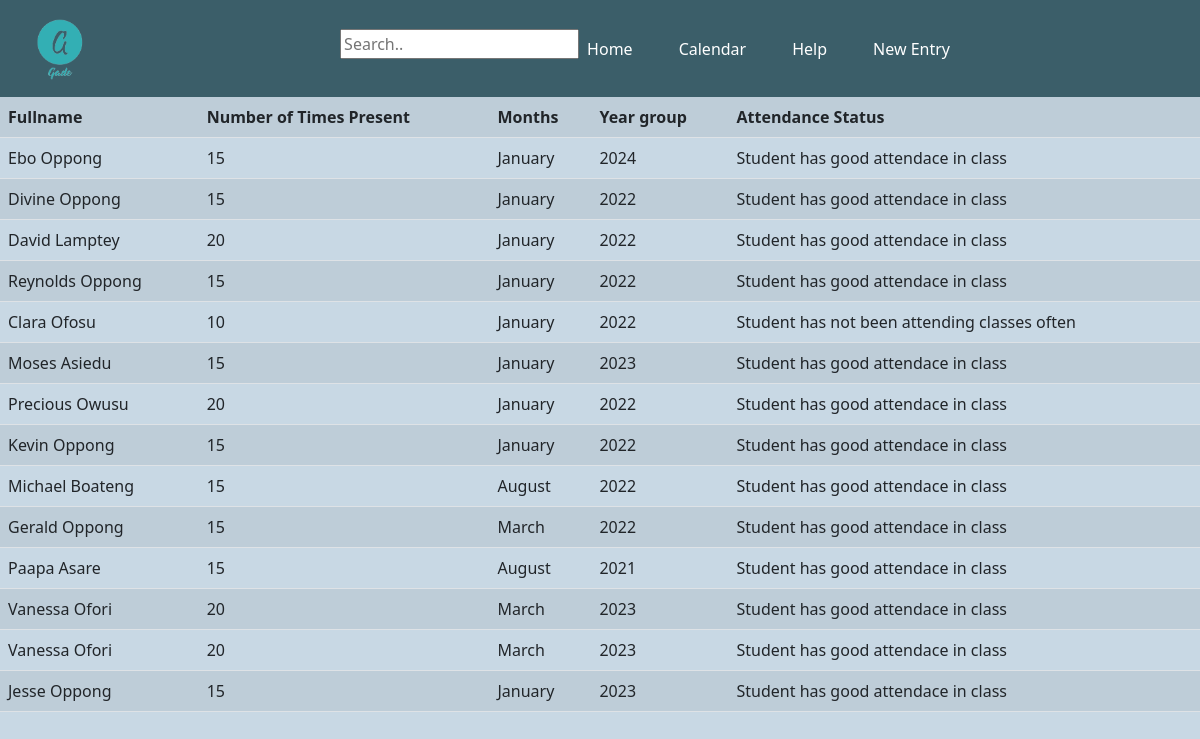
Page /php/attendance.php on the committed database.
### tables this page shows
CREATE TABLE `students` (
  `class` varchar(30) DEFAULT NULL,
  `club` varchar(60) DEFAULT NULL,
  `CourseID` int(11) DEFAULT NULL,
  `yeargroup` int(11) DEFAULT NULL,
  `HouseNo` int(11) DEFAULT NULL,
  `SID` int(11) DEFAULT NULL
);

CREATE TABLE `attendance` (
  `SID` int(11) DEFAULT NULL,
  `PresentNo` int(11) DEFAULT NULL,
  `Months` varchar(15) DEFAULT NULL
);

### php/attendance.php (the view, shortened to what this page needs)
<?php
require __DIR__ ."/database_connection_test.php";
$searchresult = [];
      function listing($conn){
          $attendance = mysqli_query($conn, "SELECT s.SID, s.class, concat(p.firstname,' ',p.lastname) as 'Full Name', A.PresentNo, A.Months,s.yeargroup,
          if(A.presentNo<15,'Student has not been attending classes often','Student has good attendace in class') AS 'Attendance Status'
          from Students as s Inner Join Attendance as A
          on s.SID=A.SID
          Inner Join Person as P
          on P.Person_id=s.SID");
          $data=mysqli_fetch_all($attendance,MYSQLI_ASSOC);
          return $data;
      }
      $data = listing($conn);
?>
<!DOCTYPE html>
<html lang="en">
<head>
    <link href="https://cdn.jsdelivr.net/npm/bootstrap@5.1.1/dist/css/bootstrap.min.css" rel="stylesheet">
    <link rel="stylesheet" type="text/css" href="../css/styles.css">
</head>
<body>
    <nav class="navbar navbar-expand-lg navbar-dark navbarcolor">
        <div class="container-fluid">
          <a class="navbar-brand " href="home.php"><img src="../images/logo.png" width="95.3" height="71.3"></a>
          <div class="collapse navbar-collapse " id="navbarText">
            <ul class="navbar-nav ms-auto mb-2 mb-lg-0 bars" >
            <form action="" method="get">
                    <li>
                        <input type="text" name= "searchbar"  placeholder="Search..">
                    </li>
                </form>
              <li class="nav-item">
                <a class="nav-link active barsbars" aria-current="page" href="home.php">Home</a>
              </li>
              <li class="nav-item ">
                <a class="nav-link active barsbars" href="#">Calendar</a>
              </li>
              <li class="nav-item ">
                <a class="nav-link active barsbars" href="#">Help</a>
              </li>
              <li class="nav-item ">
                <a class="nav-link active barsbars" href="../forms/student_form.php">New Entry</a>
              </li>
            </ul>
        </div>
        </div>
      </nav>
      <table class="table table-striped">
        <tr>
            <th>Fullname</th>
            <th>Number of Times Present</th>
            <th>Months</th>
            <th>Year group</th>
            <th>Attendance Status</th>
        </tr>
        <?php foreach($data as $q) { ?>
            <tr>
                <?php if (in_array($q['Full Name'],$searchresult)) { ?>
                    <td class="highlight"><?php echo $q['Full Name'] ?></td>
                <?php } else { ?>
                    <td><?php echo $q['Full Name'] ?></td>
                <?php } ?>
                <td><?php echo $q['PresentNo'] ?></td>
                <td><?php echo $q['Months'] ?></td>
                <td><?php echo $q['yeargroup'] ?></td>
                <td><?php echo $q['Attendance Status'] ?></td>
            </tr>
        <?php } ?>
    </table>
</html>

### css/navbar.css (style rules this page uses)
.bars { margin-right: 200px; }
.barsbars { margin-right: 30px; }

### css/body.css (style rules this page uses)
body { background-color:#c8d8e4; position:relative; }
.navbarcolor { background-color: #3B5E69; }

### rows in the picture
students: Full "Ebo Oppong", attendance.PresentNo "15", attendance.Months "January", yeargroup "2024", Attendance "Student has good attendace in class"
students: Full "Divine Oppong", attendance.PresentNo "15", attendance.Months "January", yeargroup "2022", Attendance "Student has good attendace in class"
students: Full "David Lamptey", attendance.PresentNo "20", attendance.Months "January", yeargroup "2022", Attendance "Student has good attendace in class"
students: Full "Reynolds Oppong", attendance.PresentNo "15", attendance.Months "January", yeargroup "2022", Attendance "Student has good attendace in class"
students: Full "Clara Ofosu", attendance.PresentNo "10", attendance.Months "January", yeargroup "2022", Attendance "Student has not been attending classes often"
students: Full "Moses Asiedu", attendance.PresentNo "15", attendance.Months "January", yeargroup "2023", Attendance "Student has good attendace in class"
students: Full "Precious Owusu", attendance.PresentNo "20", attendance.Months "January", yeargroup "2022", Attendance "Student has good attendace in class"
students: Full "Kevin Oppong", attendance.PresentNo "15", attendance.Months "January", yeargroup "2022", Attendance "Student has good attendace in class"
students: Full "Michael Boateng", attendance.PresentNo "15", attendance.Months "August", yeargroup "2022", Attendance "Student has good attendace in class"
students: Full "Gerald Oppong", attendance.PresentNo "15", attendance.Months "March", yeargroup "2022", Attendance "Student has good attendace in class"
students: Full "Paapa Asare", attendance.PresentNo "15", attendance.Months "August", yeargroup "2021", Attendance "Student has good attendace in class"
students: Full "Vanessa Ofori", attendance.PresentNo "20", attendance.Months "March", yeargroup "2023", Attendance "Student has good attendace in class"
students: Full "Vanessa Ofori", attendance.PresentNo "20", attendance.Months "March", yeargroup "2023", Attendance "Student has good attendace in class"
students: Full "Jesse Oppong", attendance.PresentNo "15", attendance.Months "January", yeargroup "2023", Attendance "Student has good attendace in class"
